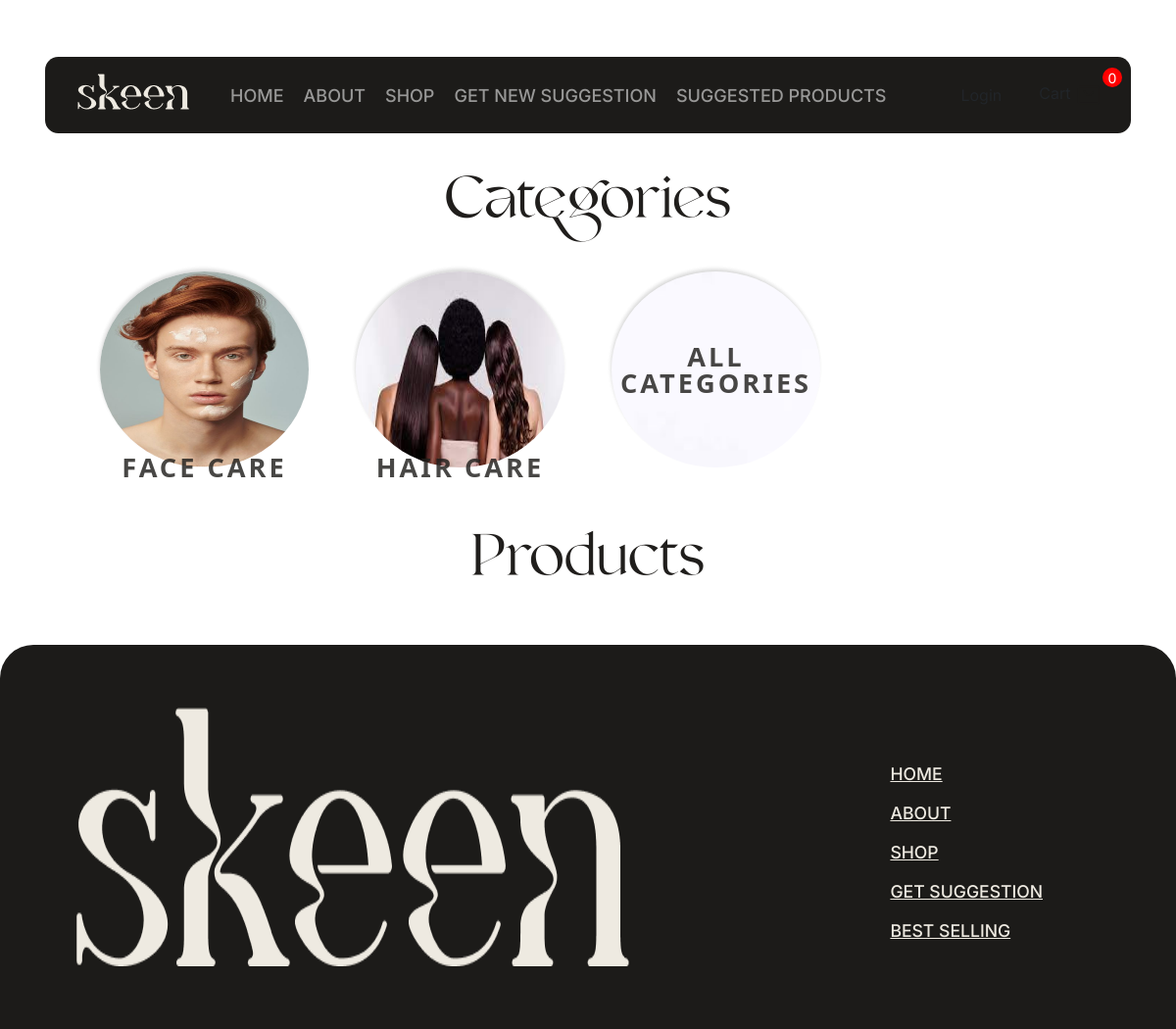
The app's page /storeCat/ with its own data.
### store/models.py (models this page shows, shortened)
class Category(models.Model):
    name = models.CharField(max_length=255, unique=True)
    description = models.TextField(blank=True)
    image = models.ImageField(null=True, blank=True)
    @property
    def catImageURL(self):
        try:
            url = self.image.url
        except:
            url = ''
        return url

### store/views.py (the view)
# urls.py: path('storeCat/', views.storeCat, name="storeCat"),
def storeCat(request,id=None):
    data = cartData(request)
    cartItems = data['cartItems']
    order = data['order']
    items = data['items']
    category = Category.objects.all()
    products = Product.objects.filter(category=id)
    ordered_product_ids = []
    if request.user.is_authenticated:
        customer = request.user.customer
        orders = Order.objects.filter(customer=customer, complete=True)
        ordered_product_ids = OrderItem.objects.filter(order__in=orders).values_list('product_id', flat=True)
    context = {'products':products,'cartItems':cartItems,'category':category,'ordered_product_ids':ordered_product_ids}
    return render(request, 'store/store.html', context)

### store/templatetags/custom_filters.py (called while the page is built)
@register.filter
def path_matches_pattern(path, pattern):
    return bool(re.match(pattern, path))

### store/utils.py (called while the page is built, shortened)
def cookieCart(request):
	try:
		cart = json.loads(request.COOKIES['cart'])
	except:
		cart = {}
		print('CART:', cart)
	items = []
	order = {'get_cart_total':0, 'get_cart_items':0, 'shipping':False}
	cartItems = order['get_cart_items']
	return {'cartItems':cartItems ,'order':order, 'items':items}

def cartData(request):
    cookieData = cookieCart(request)
    cartItems = cookieData['cartItems']
    order = cookieData['order']
    items = cookieData['items']
    return {'cartItems': cartItems, 'order': order, 'items': items}

### store/templates/store/store.html (shortened to what this page needs)
{% extends 'store/main.html' %}
{% load static %}
{% block content %}
<div class="row px-5 cat-store">
	<div class="col-lg-12 text-center">
		<h1 class="poster4">Categories</h1>
	</div>
	{% for category in category %}
	<div class="col-lg-3  col-md-4 col-sm-6 col-6 p-4 cat-store-p">
		<a href="{% url 'storeCat' id=category.id %}"
			class="thumbnail custom-link rounded-circle d-flex justify-content-center align-items-end mt-2"><img
				class="thumbnail rounded-circle" src="{{category.catImageURL}}" style="position: absolute;z-index: -1;">
			{{category.name}}</a>
	</div>
	{% endfor %}
	<div class="col-lg-3 col-md-4 col-sm-6 col-6 p-4 cat-store-p">
		<a href="{% url 'store' %}"
			class="thumbnail custom-link rounded-circle d-flex justify-content-center align-items-center mt-2"
			style="line-height: 1; text-align: center;">
			<img
				class="thumbnail rounded-circle" src="{% static 'images/white.jpeg' %}" style="position: absolute;z-index: -1;">All Categories</a>
	</div>
</div>
<div class="row">
    <div class="col-lg-12 text-center">
        <h1 class="poster4">Products</h1>
    </div>
</div>
{% endblock content %}

### static/css/main.css (style rules this page uses)
body { background: #8b60004a; }
.poster4 { text-align: center; color: #201E1C; font-family: Valky; font-size: 5.75rem; font-style: normal; font-weight: 400; line-height: normal; }
.custom-link { color: #201e1cd1; font-size: 1.7rem; font-weight: bold; text-decoration: none; text-transform: uppercase; position: relative; line-height: 0; letter-spacing: 3px; transition: all 0.5s; }
h1, h2, h3, h4, h5, h6 { color: hsl(0, 0%, 30%); }
.thumbnail { width: 100%; height: 200px; -webkit-box-shadow: -1px -3px 5px -2px rgba(214, 214, 214, 1); -moz-box-shadow: -1px -3px 5px -2px rgba(214, 214, 214, 1); box-shadow: -1px -3px 5px -2px rgba(214, 214, 214, 1); }
.col-lg-4, .col-lg-6, .col-lg-8, .col-lg-12 { margin-top: 10px; }
@media only screen and (max-width: 1200px) { .poster4 { margin-top: 2rem; font-size: 3.75rem; } }
@media only screen and (max-width: 1200px) { .cat-store { padding: 0px !important; } }

### records on screen
Category: catImageURL (picture), name "FACE CARE"
Category: catImageURL (picture), name "HAIR CARE"

### other values on screen
{{ cartItems }} "0"
